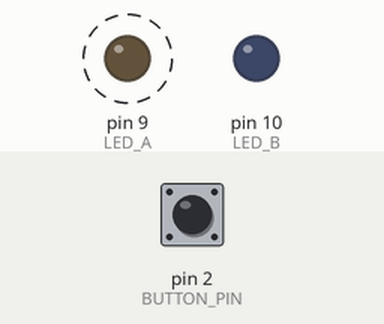
Bench run of a sketch on a simulated Arduino Uno, built with avr-gcc and run on an emulated ATmega328P. Parts: output pins drawn as LEDs (lit = HIGH). Dashed ring = blinking. The test bench sets the inputs (shaded band); at power-on: pin 2 (BUTTON_PIN) HIGH. What the sketch prints to the serial monitor is not drawn.

Above: at 0.1 s.
At 0.9 s:
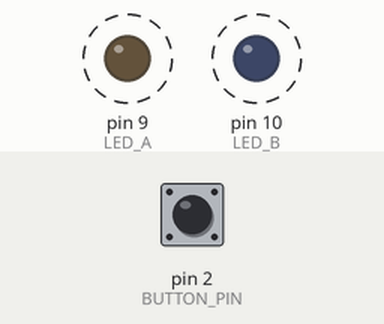
1.3 s: pin 2 (BUTTON_PIN) pulled LOW for 0.15 s
At 1.35 s:
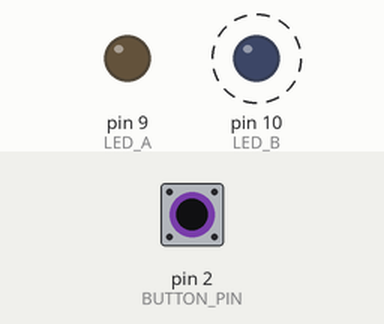
Timing chart, 0 to 10.3 s (numbered marks = the images above; inputs shaded):
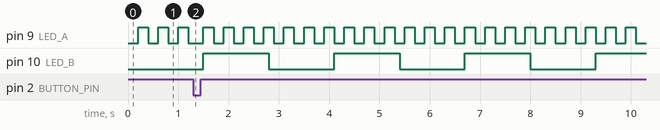

The sketch:

u11-millis-multitask.ino
```cpp
/*
 * U11 · 不用 delay 也能同時做兩件事
 *
 * 這是整套課程最重要的一個觀念。
 *
 * delay() 會讓整塊板子停住，什麼事都做不了。
 * 只要程式需要「同時」處理兩件節奏不同的事，就不能再用 delay。
 *
 * 接線：
 *   LED_A ── D9  串 220Ω     （每 200 毫秒閃一次）
 *   LED_B ── D10 串 220Ω     （每 1300 毫秒閃一次）
 *   按鈕  ── D2 對 GND        （隨時要能反應）
 */

const int LED_A = 9;
const int LED_B = 10;
const int BUTTON_PIN = 2;

const unsigned long PERIOD_A = 200;
const unsigned long PERIOD_B = 1300;

unsigned long lastA = 0;
unsigned long lastB = 0;
bool stateA = false;
bool stateB = false;

void setup() {
  pinMode(LED_A, OUTPUT);
  pinMode(LED_B, OUTPUT);
  pinMode(BUTTON_PIN, INPUT_PULLUP);
  Serial.begin(9600);
}

void loop() {
  unsigned long now = millis();      // 開機到現在經過幾毫秒

  // 工作一：快閃的燈
  if (now - lastA >= PERIOD_A) {
    lastA = now;
    stateA = !stateA;
    digitalWrite(LED_A, stateA);
  }

  // 工作二：慢閃的燈，和上面互不干擾
  if (now - lastB >= PERIOD_B) {
    lastB = now;
    stateB = !stateB;
    digitalWrite(LED_B, stateB);
  }

  // 工作三：按鈕隨時都能反應，不會被前兩件事卡住
  if (digitalRead(BUTTON_PIN) == LOW) {
    Serial.println("按鈕被按下 —— 注意它是立刻回應的");
    delay(200);   // 這裡的 delay 只是簡易去彈跳
  }
}

/*
 * 對照組：用 delay 寫寫看
 *
 *   digitalWrite(LED_A, HIGH); delay(200); digitalWrite(LED_A, LOW); delay(200);
 *   digitalWrite(LED_B, HIGH); delay(1300); ...
 *
 * 你會發現兩顆燈變成輪流閃、不是各自的節奏，
 * 而且按鈕大部分時間根本按不動 —— 因為板子正卡在 delay 裡面。
 *
 * millis() 會在約 49.7 天後歸零，
 * 但因為這裡用的是「相減」而不是「比大小」，溢位時依然算得對。
 */
```

Measured:
- by itself, pin 9 (LED_A): alternates HIGH for 0.20 s and LOW for 0.20 s
- by itself, pin 10 (LED_B): alternates HIGH for 1.3 s and LOW for 1.3 s
